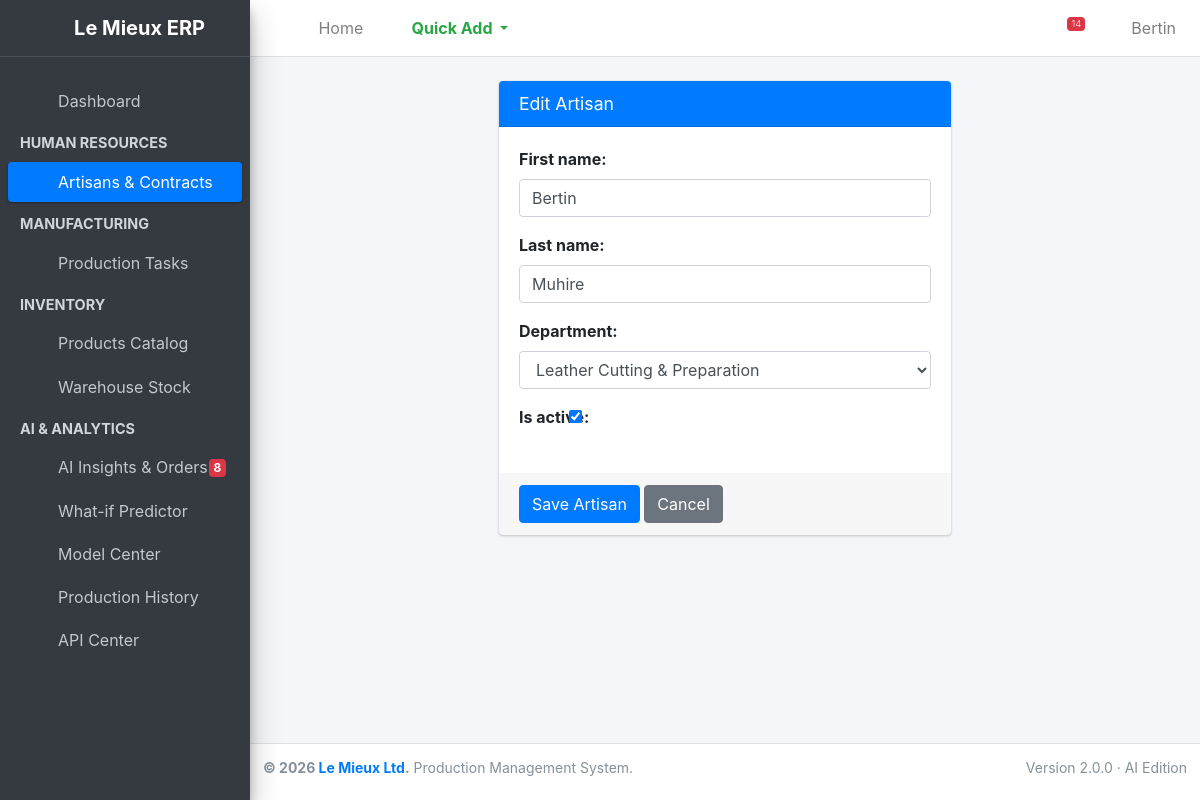
Screenshot of /employees/artisans/1/edit/ (signed in) with the database file from the repository.
### employees/models.py (models this page shows, shortened)
class Employee(models.Model):
    first_name = models.CharField(max_length=50)
    last_name = models.CharField(max_length=50)
    department = models.ForeignKey(Department, on_delete=models.CASCADE, related_name='employees')
    hire_date = models.DateField(auto_now_add=True)
    is_active = models.BooleanField(default=True)

### employees/views.py (the view)
# urls.py: path('artisans/<int:pk>/edit/', views.employee_update, name='employee_update'),
@login_required
@user_passes_test(is_hr_staff, login_url='/')
def employee_update(request, pk):
    employee = get_object_or_404(Employee, pk=pk)
    if request.method == 'POST':
        form = EmployeeForm(request.POST, instance=employee)
        if form.is_valid():
            form.save()
            return redirect('employees:employee_list')
    else:
        form = EmployeeForm(instance=employee)
    return render(request, 'employees/employee_form.html', {'form': form, 'title': 'Edit Artisan'})

### employees/forms.py
class EmployeeForm(forms.ModelForm):
    class Meta:
        model = Employee
        fields = ['first_name', 'last_name', 'department', 'is_active']
        widgets = {
            'first_name': forms.TextInput(attrs={'class': 'form-control'}),
            'last_name': forms.TextInput(attrs={'class': 'form-control'}),
            'department': forms.Select(attrs={'class': 'form-control'}),
            'is_active': forms.CheckboxInput(attrs={'class': 'form-check-input'})
        }

### employees/models.py (called while the page is built)
    def __str__(self):
        return self.name

### employees/views.py (called while the page is built)
def is_hr_staff(user):
    return user.is_staff

### production/models.py (called while the page is built)
    @property
    def is_overdue(self):
        if self.due_date and self.status != 'Completed':
            return self.due_date < datetime.date.today()
        return False

### employees/templates/employees/employee_form.html (shortened to what this page needs)
{% extends 'base.html' %}
{% block content %}
<div class="row">
    <div class="col-md-6 offset-md-3">
        <div class="card card-primary">
            <div class="card-header">
                <h3 class="card-title">{{ title }}</h3>
            </div>
            <form method="POST">
                <div class="card-body">
                    {% for field in form %}
                        <div class="form-group">
                            {{ field.label_tag }}
                            {{ field }}
                        </div>
                    {% endfor %}
                </div>
                <div class="card-footer">
                    <button type="submit" class="btn btn-primary">Save Artisan</button>
                    <a href="{% url 'employees:employee_list' %}" class="btn btn-secondary">Cancel</a>
                </div>
            </form>
        </div>
    </div>
</div>
{% endblock %}

### templates/base.html (shortened to what this page needs)
{% load static %}
<!DOCTYPE html>
<html lang="en">
<head>
    <link rel="stylesheet" href="{% static 'plugins/fontawesome-free/css/all.min.css' %}">
    <link rel="stylesheet" href="{% static 'dist/css/adminlte.min.css' %}">
    <link rel="stylesheet" href="{% static 'analytics/analytics.css' %}">
</head>
<body class="hold-transition sidebar-mini layout-fixed">
<div class="wrapper">
    <nav class="main-header navbar navbar-expand navbar-white navbar-light">
        <ul class="navbar-nav">
            <li class="nav-item">
                <a class="nav-link" data-widget="pushmenu" href="#" role="button"><i class="fas fa-bars"></i></a>
            </li>
            <li class="nav-item d-none d-sm-inline-block">
                <a href="/" class="nav-link">Home</a>
            </li>
            {% if request.user.is_staff %}
            <li class="nav-item dropdown">
                <a id="dropdownSubMenu1" href="#" data-toggle="dropdown" aria-haspopup="true" aria-expanded="false" class="nav-link dropdown-toggle text-success font-weight-bold">
                    <i class="fas fa-plus-circle"></i> Quick Add
                </a>
            </li>
            {% endif %}
        </ul>
        <ul class="navbar-nav ml-auto">
            <li class="nav-item">
                <a class="nav-link" id="darkModeToggle" href="#" role="button" title="Toggle Dark Mode">
                    <i class="fas fa-moon"></i>
                </a>
            </li>
            <li class="nav-item">
                <a class="nav-link" data-widget="fullscreen" href="#" role="button" title="Fullscreen">
                    <i class="fas fa-expand-arrows-alt"></i>
                </a>
            </li>
            <li class="nav-item dropdown">
                <a class="nav-link" data-toggle="dropdown" href="#" title="System Alerts">
                    {% if nav_alerts.total %}<span class="badge badge-danger navbar-badge">{{ nav_alerts.total }}</span>{% endif %}
                </a>
            </li>
            <li class="nav-item dropdown user-menu">
                <a href="#" class="nav-link dropdown-toggle" data-toggle="dropdown">
                    <i class="fas fa-user-circle fa-lg text-secondary"></i>
                    <span class="d-none d-md-inline ml-1">{{ request.user.username|title }}</span>
                </a>
            </li>
        </ul>
    </nav>
    <aside class="main-sidebar sidebar-dark-primary elevation-4">
        <a href="/" class="brand-link text-center">
            <i class="fas fa-industry text-success mr-2"></i>
            <span class="brand-text font-weight-bold">Le Mieux ERP</span>
        </a>
        <div class="sidebar">
            <nav class="mt-4">
                <ul class="nav nav-pills nav-sidebar flex-column" data-widget="treeview" role="menu" data-accordion="false">
                    <li class="nav-item">
                        <a href="/" class="nav-link">
                            <i class="nav-icon fas fa-sliders-h"></i>
                            <p>Dashboard</p>
                        </a>
                    </li>
                    {% if request.user.is_staff %}
                        <li class="nav-header"><strong>HUMAN RESOURCES</strong></li>
                        <li class="nav-item">
                            <a href="{% url 'employees:employee_list' %}" class="nav-link">
                                <i class="nav-icon fas fa-user-friends"></i>
                                <p>Artisans & Contracts</p>
                            </a>
                        </li>
                    {% endif %}
                    <li class="nav-header"><strong>MANUFACTURING</strong></li>
                    <li class="nav-item">
                        <a href="{% url 'production:task_list' %}" class="nav-link">
                            <i class="nav-icon fas fa-clipboard-list"></i>
                            <p>Production Tasks</p>
                        </a>
                    </li>
                    <li class="nav-header"><strong>INVENTORY</strong></li>
                    <li class="nav-item">
                        <a href="{% url 'inventory:product_list' %}" class="nav-link">
                            <i class="nav-icon fas fa-boxes"></i>
                            <p>Products Catalog</p>
                        </a>
                    </li>
                    <li class="nav-item">
                        <a href="{% url 'inventory:material_list' %}" class="nav-link">
                            <i class="nav-icon fas fa-boxes"></i>
                            <p>Warehouse Stock</p>
                        </a>
                    </li>
                    <li class="nav-header"><strong>AI &amp; ANALYTICS</strong></li>
                    <li class="nav-item">
                        <a href="{% url 'analytics:insights' %}" class="nav-link">
                            <i class="nav-icon fas fa-cubes"></i>
                            <p> AI Insights &amp; Orders
                                {% if nav_alerts.high_risk_orders %}<span class="badge badge-danger right">{{ nav_alerts.high_risk_orders }}</span>{% endif %}
                            </p>
                        </a>
                    </li>
                    <li class="nav-item">
                        <a href="{% url 'analytics:predictor' %}" class="nav-link">
                            <i class="nav-icon fas fa-cubes"></i>
                            <p>What-if Predictor</p>
                        </a>
                    </li>
                    <li class="nav-item">
                        <a href="{% url 'analytics:model_center' %}" class="nav-link">
                            <i class="nav-icon fas fa-cubes"></i>
                            <p>Model Center</p>
                        </a>
                    </li>
                    <li class="nav-item">
                        <a href="{% url 'analytics:history' %}" class="nav-link">
                            <i class="nav-icon fas fa-cubes"></i>
                            <p>Production History</p>
                        </a>
                    </li>
                    <li class="nav-item">
                        <a href="{% url 'analytics:api_center' %}" class="nav-link">
                            <i class="nav-icon fas fa-cubes"></i>
                            <p>API Center</p>
                        </a>
                    </li>
                </ul>
            </nav>
        </div>
    </aside>
    <div class="content-wrapper">
        <section class="content pt-4">
            <div class="container-fluid">
                {% block content %}
                {% endblock %}
            </div>
        </section>
    </div>
    <footer class="main-footer text-sm">
        <div class="float-right d-none d-sm-inline">
            Version 2.0.0 &middot; AI Edition
        </div>
        <strong>&copy; 2026 <a href="#">Le Mieux Ltd</a>.</strong> Production Management System.
    </footer>
</div>
</body>
</html>

### analytics/static/analytics/analytics.css (style rules this page uses)
.layout-fixed .main-sidebar .sidebar { overflow-y: auto; }

### rows the page displays
Employee: form "Bertin" "Muhire" "Leather Cutting & Preparation" "☑"

### other values shown
{{ nav_alerts.total }} "14"
{{ request.user.username|title }} "Bertin"
{{ nav_alerts.high_risk_orders }} "8"
{{ title }} "Edit Artisan"
{{ field.label_tag }} "First name:" "Last name:" "Department:" "Is active:"
